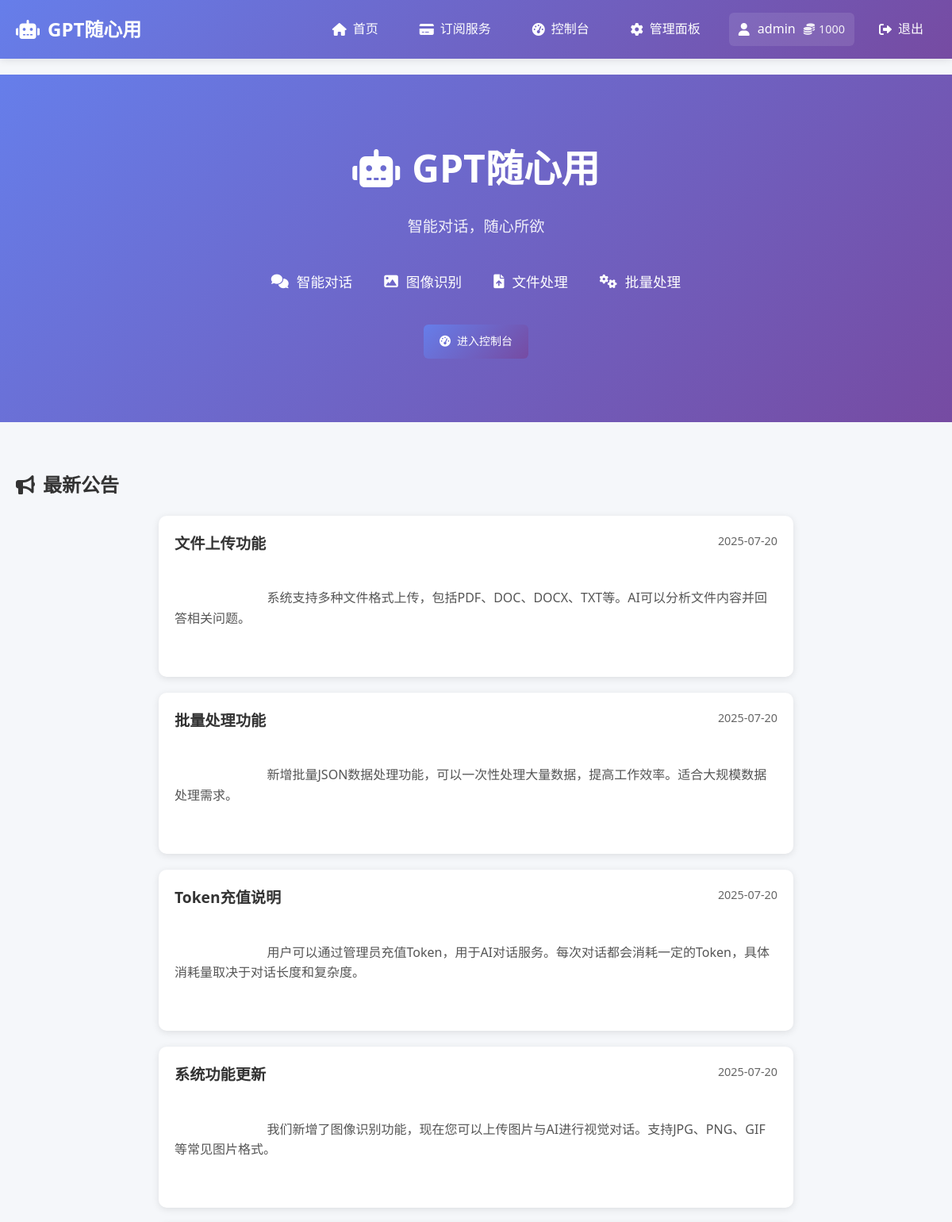
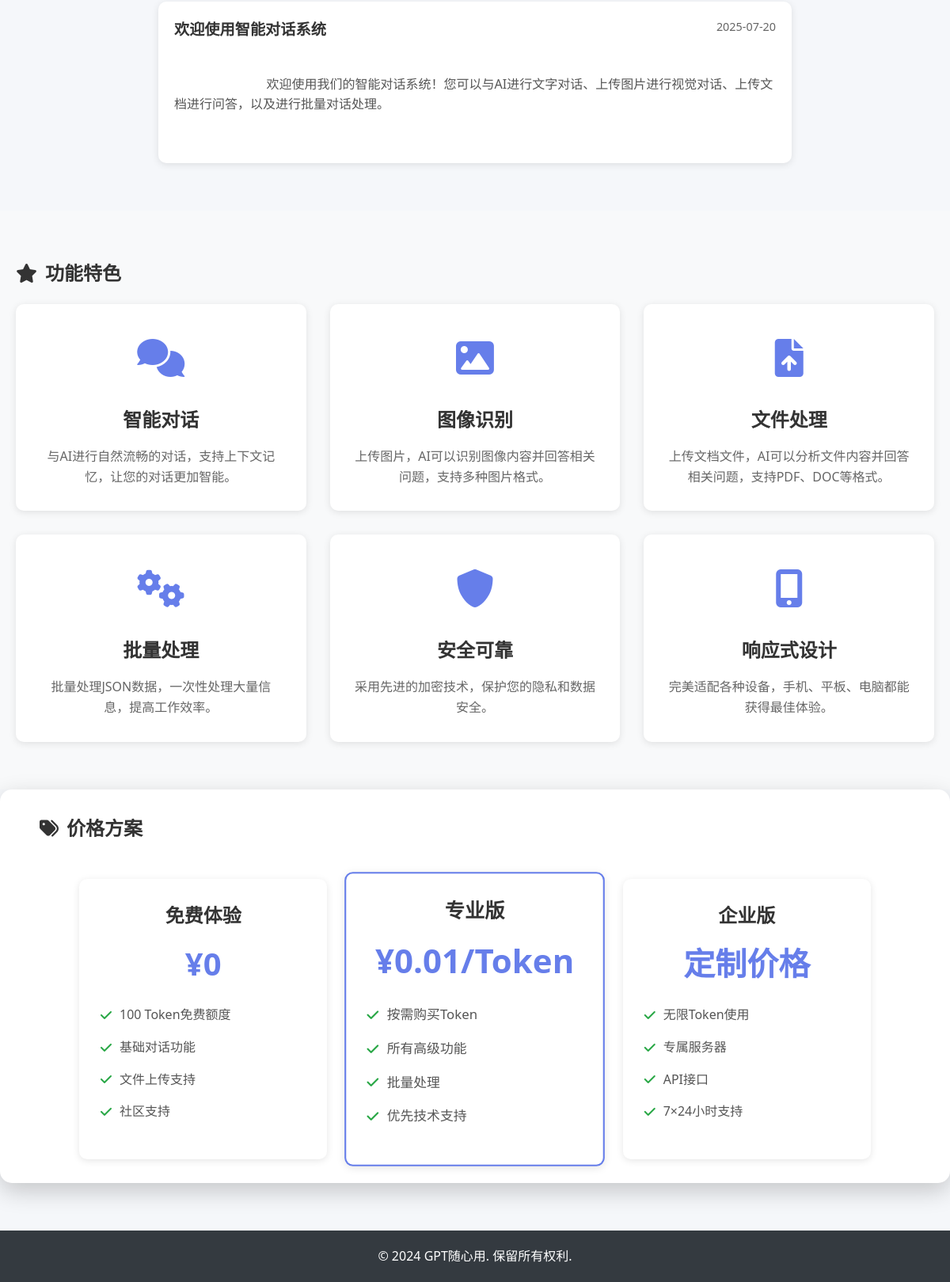
Screenshot of / (signed in) with the database file from the repository (2 pictures, top to bottom).
### app.py (models this page shows)
class User(UserMixin, db.Model):
    id = db.Column(db.Integer, primary_key=True)
    username = db.Column(db.String(80), unique=True, nullable=False)
    email = db.Column(db.String(120), unique=True, nullable=False)
    password_hash = db.Column(db.String(120), nullable=False)
    is_admin = db.Column(db.Boolean, default=False)
    is_active = db.Column(db.Boolean, default=True)
    tokens = db.Column(db.Integer, default=100)
    total_tokens_used = db.Column(db.Integer, default=0)
    created_at = db.Column(db.DateTime, default=datetime.datetime.utcnow)
    last_login = db.Column(db.DateTime)
    login_count = db.Column(db.Integer, default=0)
    conversations = db.relationship('Conversation', backref='user', lazy=True, cascade='all, delete-orphan')
    uploaded_files = db.relationship('UploadedFile', backref='user', lazy=True, cascade='all, delete-orphan')
    batch_tasks = db.relationship('BatchTask', backref='user', lazy=True, cascade='all, delete-orphan')
    user_logs = db.relationship('UserLog', backref='user', lazy=True, cascade='all, delete-orphan')
    payment_records = db.relationship('PaymentRecord', backref='user', lazy=True, cascade='all, delete-orphan')

class Announcement(db.Model):
    id = db.Column(db.Integer, primary_key=True)
    title = db.Column(db.String(200), nullable=False)
    content = db.Column(db.Text, nullable=False)
    is_active = db.Column(db.Boolean, default=True)
    priority = db.Column(db.Integer, default=0)  # 优先级
    view_count = db.Column(db.Integer, default=0)  # 查看次数
    created_at = db.Column(db.DateTime, default=datetime.datetime.utcnow)
    updated_at = db.Column(db.DateTime, default=datetime.datetime.utcnow)
    created_by = db.Column(db.Integer, db.ForeignKey('user.id'))

### app.py (the view)
@app.route('/')
def index():
    announcements = Announcement.query.filter_by(is_active=True).order_by(Announcement.created_at.desc()).limit(5).all()
    return render_template('index.html', announcements=announcements)

### app.py (called while the page is built)
@login_manager.user_loader
def load_user(user_id):
    return User.query.get(int(user_id))

### templates/index.html (shortened to what this page needs)
{% extends "base.html" %}
{% block content %}
<div class="hero-section">
    <div class="container">
        <h1 class="hero-title">
            <i class="fas fa-robot"></i>
            GPT随心用
        </h1>
        <p class="hero-subtitle">智能对话，随心所欲</p>
        <div class="hero-features">
            <div class="feature-item">
                <i class="fas fa-comments"></i>
                <span>智能对话</span>
            </div>
            <div class="feature-item">
                <i class="fas fa-image"></i>
                <span>图像识别</span>
            </div>
            <div class="feature-item">
                <i class="fas fa-file-upload"></i>
                <span>文件处理</span>
            </div>
            <div class="feature-item">
                <i class="fas fa-cogs"></i>
                <span>批量处理</span>
            </div>
        </div>
        <div class="hero-actions">
            {% if current_user.is_authenticated %}
                <a href="{{ url_for('dashboard') }}" class="btn btn-primary">
                    <i class="fas fa-tachometer-alt"></i>
                    进入控制台
                </a>
            {% endif %}
        </div>
    </div>
</div>
<div class="content-section">
    <div class="container">
        <div class="section-header">
            <h2>
                <i class="fas fa-bullhorn"></i>
                最新公告
            </h2>
        </div>
        <div class="announcements">
            {% if announcements %}
                {% for announcement in announcements %}
                    <div class="announcement-card">
                        <div class="announcement-header">
                            <h3>{{ announcement.title }}</h3>
                            <span class="announcement-date">{{ announcement.created_at.strftime('%Y-%m-%d') }}</span>
                        </div>
                        <div class="announcement-content">
                            {{ announcement.content }}
                        </div>
                    </div>
                {% endfor %}
            {% else %}
                <div class="no-announcements">
                    <i class="fas fa-bullhorn"></i>
                    <p>暂无公告</p>
                </div>
            {% endif %}
        </div>
    </div>
</div>
<div class="features-section">
    <div class="container">
        <div class="section-header">
            <h2>
                <i class="fas fa-star"></i>
                功能特色
            </h2>
        </div>
        <div class="features-grid">
            <div class="feature-card">
                <div class="feature-icon">
                    <i class="fas fa-comments"></i>
                </div>
                <h3>智能对话</h3>
                <p>与AI进行自然流畅的对话，支持上下文记忆，让您的对话更加智能。</p>
            </div>
            <div class="feature-card">
                <div class="feature-icon">
                    <i class="fas fa-image"></i>
                </div>
                <h3>图像识别</h3>
                <p>上传图片，AI可以识别图像内容并回答相关问题，支持多种图片格式。</p>
            </div>
            <div class="feature-card">
                <div class="feature-icon">
                    <i class="fas fa-file-upload"></i>
                </div>
                <h3>文件处理</h3>
                <p>上传文档文件，AI可以分析文件内容并回答相关问题，支持PDF、DOC等格式。</p>
            </div>
            <div class="feature-card">
                <div class="feature-icon">
                    <i class="fas fa-cogs"></i>
                </div>
                <h3>批量处理</h3>
                <p>批量处理JSON数据，一次性处理大量信息，提高工作效率。</p>
            </div>
            <div class="feature-card">
                <div class="feature-icon">
                    <i class="fas fa-shield-alt"></i>
                </div>
                <h3>安全可靠</h3>
                <p>采用先进的加密技术，保护您的隐私和数据安全。</p>
            </div>
            <div class="feature-card">
                <div class="feature-icon">
                    <i class="fas fa-mobile-alt"></i>
                </div>
                <h3>响应式设计</h3>
                <p>完美适配各种设备，手机、平板、电脑都能获得最佳体验。</p>
            </div>
        </div>
    </div>
</div>
<div class="pricing-section">
    <div class="container">
        <div class="section-header">
            <h2>
                <i class="fas fa-tags"></i>
                价格方案
            </h2>
        </div>
        <div class="pricing-grid">
            <div class="pricing-card">
                <div class="pricing-header">
                    <h3>免费体验</h3>
                    <div class="price">¥0</div>
                </div>
                <div class="pricing-features">
                    <div class="feature">
                        <i class="fas fa-check"></i>
                        <span>100 Token免费额度</span>
                    </div>
                    <div class="feature">
                        <i class="fas fa-check"></i>
                        <span>基础对话功能</span>
                    </div>
                    <div class="feature">
                        <i class="fas fa-check"></i>
                        <span>文件上传支持</span>
                    </div>
                    <div class="feature">
                        <i class="fas fa-check"></i>
                        <span>社区支持</span>
                    </div>
                </div>
            </div>
            <div class="pricing-card featured">
                <div class="pricing-header">
                    <h3>专业版</h3>
                    <div class="price">¥0.01/Token</div>
                </div>
                <div class="pricing-features">
                    <div class="feature">
                        <i class="fas fa-check"></i>
                        <span>按需购买Token</span>
                    </div>
                    <div class="feature">
                        <i class="fas fa-check"></i>
                        <span>所有高级功能</span>
                    </div>
                    <div class="feature">
                        <i class="fas fa-check"></i>
                        <span>批量处理</span>
                    </div>
                    <div class="feature">
                        <i class="fas fa-check"></i>
                        <span>优先技术支持</span>
                    </div>
                </div>
            </div>
            <div class="pricing-card">
                <div class="pricing-header">
                    <h3>企业版</h3>
                    <div class="price">定制价格</div>
                </div>
                <div class="pricing-features">
                    <div class="feature">
                        <i class="fas fa-check"></i>
                        <span>无限Token使用</span>
                    </div>
                    <div class="feature">
                        <i class="fas fa-check"></i>
                        <span>专属服务器</span>
                    </div>
                    <div class="feature">
                        <i class="fas fa-check"></i>
                        <span>API接口</span>
                    </div>
                    <div class="feature">
                        <i class="fas fa-check"></i>
                        <span>7×24小时支持</span>
                    </div>
                </div>
            </div>
        </div>
    </div>
</div>
{% endblock %}

### templates/base.html (shortened to what this page needs)
<!DOCTYPE html>
<html lang="zh-CN">
<head>
    <link rel="stylesheet" href="{{ url_for('static', filename='css/style.css') }}">
    <link rel="stylesheet" href="https://cdnjs.cloudflare.com/ajax/libs/font-awesome/6.0.0/css/all.min.css">
</head>
<body>
    <nav class="navbar">
        <div class="nav-container">
            <div class="nav-logo">
                <a href="{{ url_for('index') }}">
                    <i class="fas fa-robot"></i>
                    GPT随心用
                </a>
            </div>
            <div class="nav-menu">
                <a href="{{ url_for('index') }}" class="nav-link">
                    <i class="fas fa-home"></i>
                    首页
                </a>
                <a href="{{ url_for('subscribe') }}" class="nav-link">
                    <i class="fas fa-credit-card"></i>
                    订阅服务
                </a>
                {% if current_user.is_authenticated %}
                    <a href="{{ url_for('dashboard') }}" class="nav-link">
                        <i class="fas fa-tachometer-alt"></i>
                        控制台
                    </a>
                    {% if current_user.is_admin %}
                        <a href="{{ url_for('admin_panel') }}" class="nav-link">
                            <i class="fas fa-cog"></i>
                            管理面板
                        </a>
                    {% endif %}
                    <div class="nav-user">
                        <div class="user-info">
                            <i class="fas fa-user"></i>
                            <span>{{ current_user.username }}</span>
                            <div class="token-count">
                                <i class="fas fa-coins"></i>
                                <span>{{ current_user.tokens }}</span>
                            </div>
                        </div>
                        <a href="{{ url_for('logout') }}" class="nav-link">
                            <i class="fas fa-sign-out-alt"></i>
                            退出
                        </a>
                    </div>
                {% endif %}
            </div>
        </div>
    </nav>
    <main class="main-content">
        {% block content %}{% endblock %}
    </main>
    <footer class="footer">
        <div class="container">
            <p>&copy; 2024 GPT随心用. 保留所有权利.</p>
        </div>
    </footer>
</body>
</html>

### rows the page displays
User: username "admin", tokens "1000"
Announcement: title "文件上传功能", created_at "2025-07-20", content "系统支持多种文件格式上传，包括PDF、DOC、DOCX、TXT等。AI可以分析文件内容并回答相关问题。"
Announcement: title "批量处理功能", created_at "2025-07-20", content "新增批量JSON数据处理功能，可以一次性处理大量数据，提高工作效率。适合大规模数据处理需求。"
Announcement: title "Token充值说明", created_at "2025-07-20", content "用户可以通过管理员充值Token，用于AI对话服务。每次对话都会消耗一定的Token，具体消耗量取决于对话长度和复杂度。"
Announcement: title "系统功能更新", created_at "2025-07-20", content "我们新增了图像识别功能，现在您可以上传图片与AI进行视觉对话。支持JPG、PNG、GIF等常见图片格式。"
Announcement: title "欢迎使用智能对话系统", created_at "2025-07-20", content "欢迎使用我们的智能对话系统！您可以与AI进行文字对话、上传图片进行视觉对话、上传文档进行问答，以及进行批量对话处理。"
